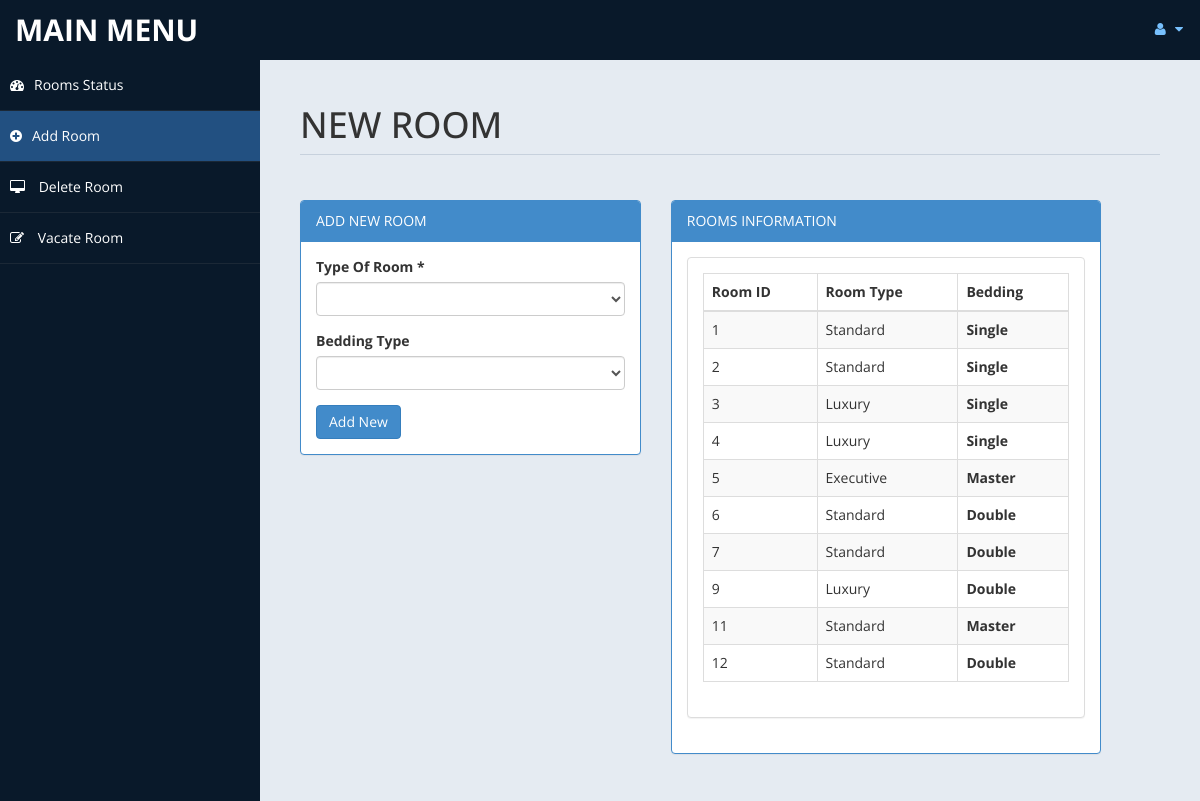
Screenshot of /admin/room.php (signed in) with the database file from the repository.
### tables this page shows
CREATE TABLE `room` (
  `room_no` int(11) NOT NULL,
  `customer` int(11) UNSIGNED DEFAULT NULL,
  `bedding_type` varchar(10) DEFAULT NULL,
  `meal_type` varchar(15) DEFAULT NULL,
  `in_date` date DEFAULT NULL,
  `out_date` date DEFAULT NULL,
  `status` varchar(15) DEFAULT NULL,
  `no_of_day` int(11) DEFAULT NULL,
  `room_type` varchar(15) DEFAULT NULL
);

### admin/room.php (the view, shortened to what this page needs)
<!DOCTYPE html>
<html xmlns="http://www.w3.org/1999/xhtml">
<head>
    <link href="assets/css/bootstrap.css" rel="stylesheet" />
    <link href="assets/css/font-awesome.css" rel="stylesheet" />
    <link href="assets/css/custom-styles.css" rel="stylesheet" />
</head>
<body>
    <div id="wrapper">
        <nav class="navbar navbar-default top-navbar" role="navigation">
            <div class="navbar-header">
                <a class="navbar-brand" href="home.php">MAIN MENU </a>
            </div>
            <ul class="nav navbar-top-links navbar-right">
                <li class="dropdown">
                    <a class="dropdown-toggle" data-toggle="dropdown" href="#" aria-expanded="false">
                        <i class="fa fa-user fa-fw"></i> <i class="fa fa-caret-down"></i>
                    </a>
                </li>
            </ul>
        </nav>
        <nav class="navbar-default navbar-side" role="navigation">
            <div class="sidebar-collapse">
                <ul class="nav" id="main-menu">
                    <li>
                        <a href="settings.php"><i class="fa fa-dashboard"></i>Rooms Status</a>
                    </li>
                    <li>
                        <a class="active-menu" href="room.php"><i class="fa fa-plus-circle"></i>Add Room</a>
                    </li>
                    <li>
                        <a href="roomdel.php"><i class="fa fa-desktop"></i> Delete Room</a>
                    </li>
                    <li>
                        <a  href="vacate.php"><i class="fa fa-pencil-square-o"></i> Vacate Room</a>
                    </li>
            </div>
        </nav>
        <div id="page-wrapper">
            <div id="page-inner">
                <div class="row">
                    <div class="col-md-12">
                        <h1 class="page-header">
                            NEW ROOM <small></small>
                        </h1>
                    </div>
                </div>
                <div class="row">
                    <div class="col-md-5 col-sm-5">
                        <div class="panel panel-primary">
                            <div class="panel-heading">
                                ADD NEW ROOM
                            </div>
                            <div class="panel-body">
                                <form name="form" method="post">
                                    <div class="form-group">
                                        <label>Type Of Room *</label>
                                        <select name="room_type" class="form-control" required>
                                            <option value selected></option>
                                            <option value="Standard">Standard</option>
                                        </select>
                                    </div>
                                    <div class="form-group">
                                        <label>Bedding Type</label>
                                        <select name="bedding" class="form-control" required>
                                            <option value selected></option>
                                            <option value="Single">Single</option>
                                        </select>
                                    </div>
                                    <input type="submit" name="add" value="Add New" class="btn btn-primary">
                                </form>
                                <?php
							 include('db.php');
							?>
                            </div>
                        </div>
                    </div>
                    <div class="row">
                        <div class="col-md-6 col-sm-6">
                            <div class="panel panel-primary">
                                <div class="panel-heading">
                                    ROOMS INFORMATION
                                </div>
                                <div class="panel-body">
                                    <div class="panel panel-default">
                                        <?php
						$sql = "select * from room limit 0,10";
						$re = mysqli_query($con,$sql)
						?>
                                        <div class="panel-body">
                                            <div class="table-responsive">
                                                <table class="table table-striped table-bordered table-hover" id="dataTables-example">
                                                    <thead>
                                                        <tr>
                                                            <th>Room ID</th>
                                                            <th>Room Type</th>
                                                            <th>Bedding</th>
                                                        </tr>
                                                    </thead>
                                                    <tbody>
                                                        <?php
										while($row= mysqli_fetch_array($re))
										{
												$id = $row['room_no'];
											if($id % 2 == 0)
											{
												echo "<tr class=odd gradeX>
													<td>".$row['room_no']."</td>
													<td>".$row['room_type']."</td>
												   <th>".$row['bedding_type']."</th>
												</tr>";
											}
											else
											{
												echo"<tr class=even gradeC>
                                                <td>".$row['room_no']."</td>
                                                <td>".$row['room_type']."</td>
                                               <th>".$row['bedding_type']."</th>
												</tr>";
											}
										}
									?>
                                                    </tbody>
                                                </table>
                                            </div>
                                        </div>
                                    </div>
                                </div>
                            </div>
                        </div>
                    </div>
                </div>
            </div>
        </div>
</body>
</html>

### admin/assets/css/custom-styles.css (style rules this page uses)
body { font-family: 'Open Sans', sans-serif; }
#wrapper { width: 100%; background:#09192A; }
#page-wrapper { padding: 15px 15px; min-height: 600px; background:#E5EBF2; }
#page-inner { width:100%; margin:10px 20px 10px 0px; background-color:transparent; padding:10px; min-height:1200px; }
h1, .h1, h2, .h2, h3, .h3 { margin-top: 7px; margin-bottom: -5px; }
.page-header { padding-bottom: 9px; margin: 10px 0 45px; border-bottom: 1px solid #C7D1DD; }
.top-navbar { margin:0px; }
.top-navbar .navbar-brand { color: #fff; width: 260px; text-align: left; height: 60px; font-size: 30px; font-weight: 700; text-transform: uppercase; line-height: 30px; }
.top-navbar .nav > li { position: relative; display: inline-block; }
.top-navbar .nav > li > a { position: relative; display: block; padding: 19px 15px; color: #77C0FD; }
.active-menu { background-color:#225081!important; }
.sidebar-collapse , .sidebar-collapse .nav { background:none; }
.sidebar-collapse .nav { padding:0; }
.sidebar-collapse .nav > li > a { color:#fff; background:transparent; text-shadow:none; }
.sidebar-collapse > .nav > li > a { padding:15px 10px; }
.sidebar-collapse > .nav > li { border-bottom: 1px solid rgba(107, 108, 109, 0.19); }
.navbar-side { border:none; background-color: transparent; }
.top-navbar { background:#09192A; border-bottom:none; }
.top-navbar .nav > li > a > i { margin-right: 2px; }
.navbar-default { border:0px solid black; }
.navbar-header { background: #09192A; }
.nav > li > a > i { margin-right:10px; }
@media (min-width:768px) { #page-wrapper { margin: 0 0 0 260px; padding: 15px 30px; min-height: 1200px; } }
@media (min-width:768px) { .navbar-side { z-index: 1; position: absolute; width: 260px; } }
@media (min-width:768px) { .navbar { border-radius: 0px; } }

### rows the page displays
room: room_no "1", room_type "Standard", bedding_type "Single"
room: room_no "2", room_type "Standard", bedding_type "Single"
room: room_no "3", room_type "Luxury", bedding_type "Single"
room: room_no "4", room_type "Luxury", bedding_type "Single"
room: room_no "5", room_type "Executive", bedding_type "Master"
room: room_no "6", room_type "Standard", bedding_type "Double"
room: room_no "7", room_type "Standard", bedding_type "Double"
room: room_no "9", room_type "Luxury", bedding_type "Double"
room: room_no "11", room_type "Standard", bedding_type "Master"
room: room_no "12", room_type "Standard", bedding_type "Double"
